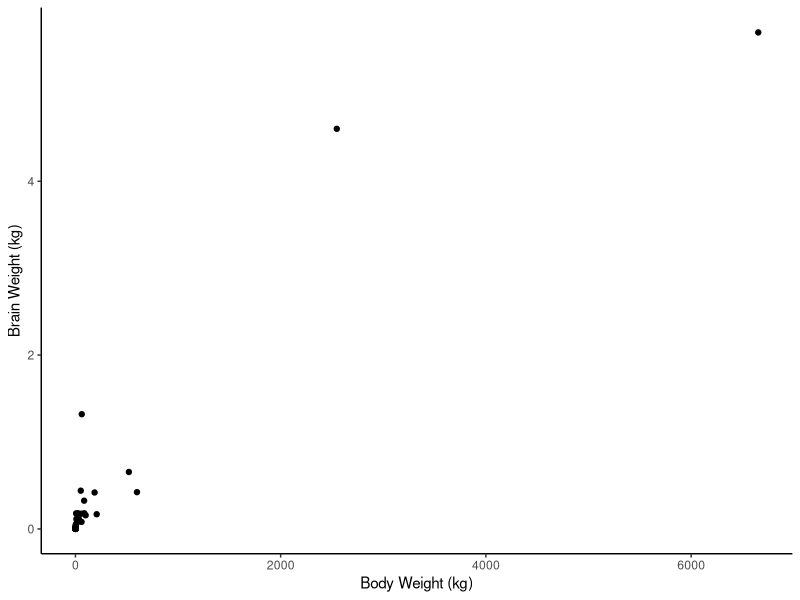
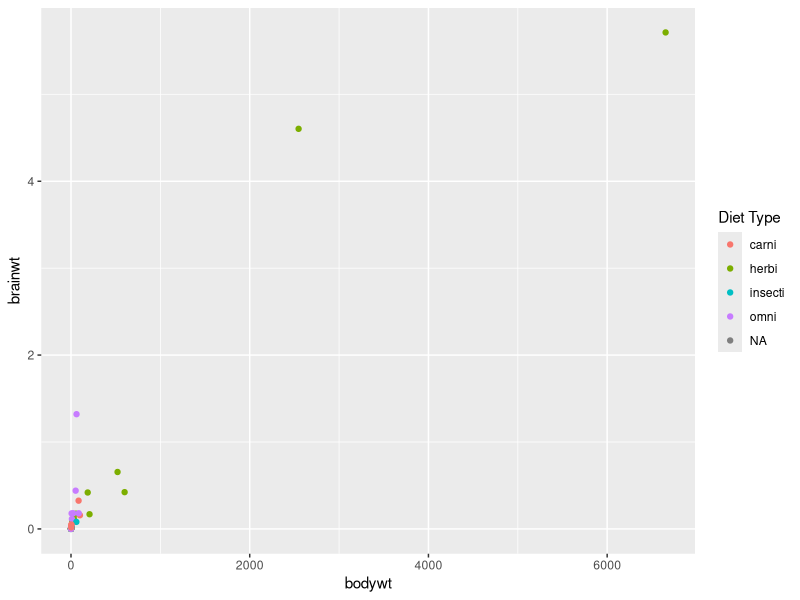
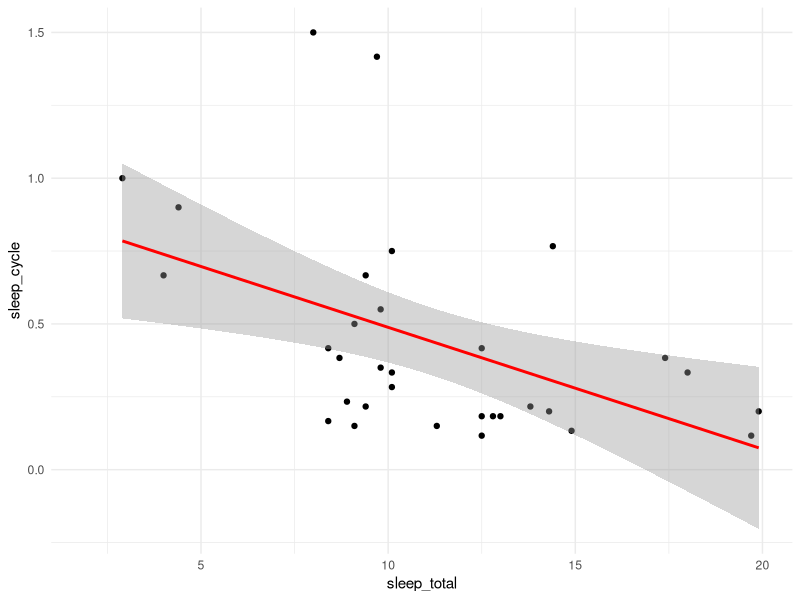
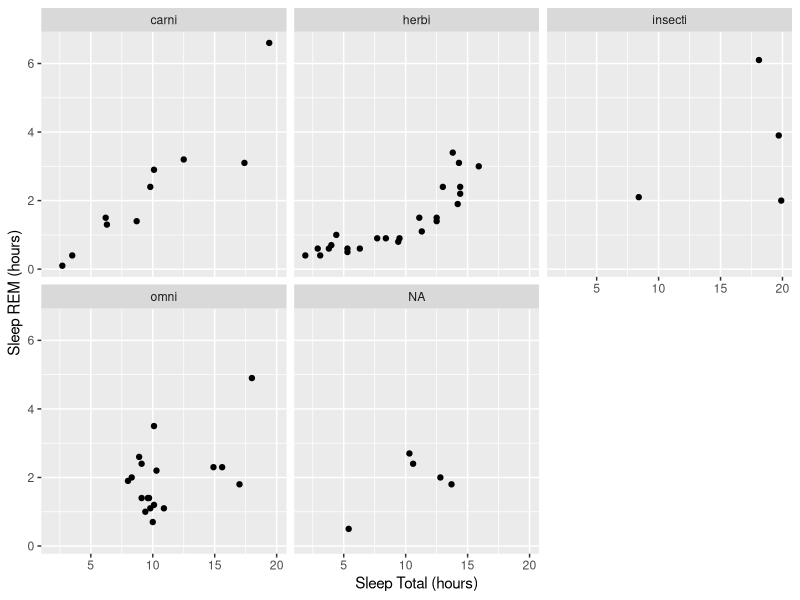
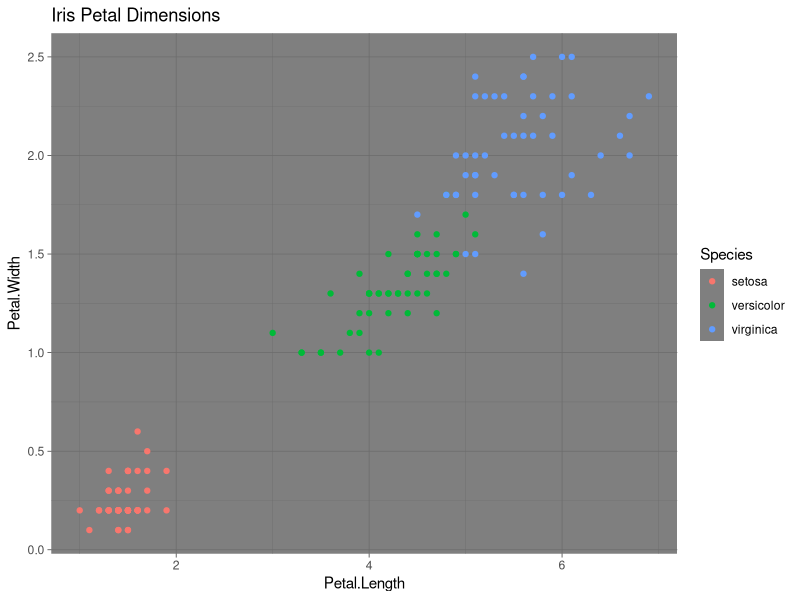
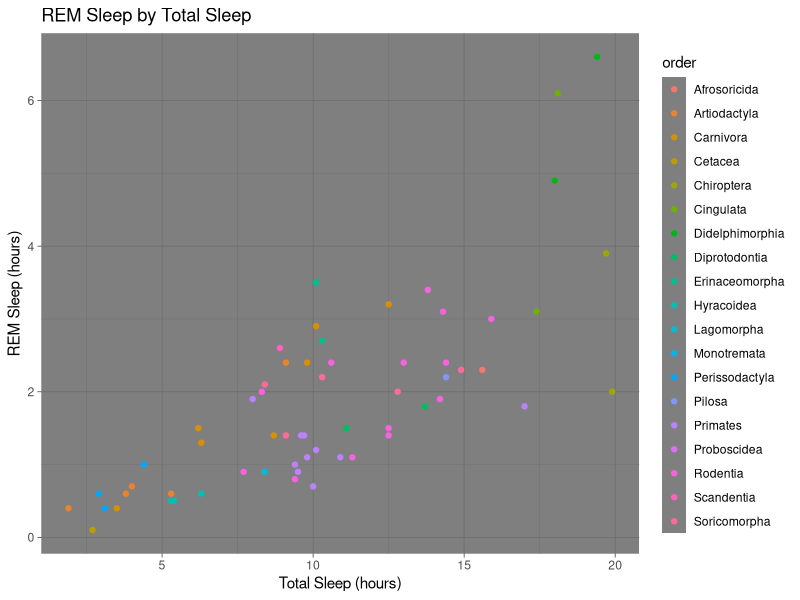

Write the R code that produced these figures, in order.
## ---- chunk 1
library(ggplot2)
## ---- chunk 2
data(msleep)
## ---- chunk 3
ggplot(msleep, aes(x = bodywt, y = brainwt))+
  geom_point()+
  labs(x = "Body Weight (kg)", y = "Brain Weight (kg)")+
  theme_classic()
## ---- chunk 4
ggplot(msleep, aes(x = bodywt, y = brainwt, color = vore))+
  geom_point()+
  labs(color = "Diet Type")
## ---- chunk 5
ggplot(msleep, aes(x = sleep_total, y = sleep_cycle))+
  geom_point()+
  geom_smooth(method = "lm", color = "red")+
  theme_minimal()
## ---- chunk 6
ggplot(msleep, aes(x = sleep_total, y = sleep_rem))+
  geom_point()+
  labs(x = "Sleep Total (hours)", y = "Sleep REM (hours)")+
  facet_wrap(~vore)
## ---- chunk 7
data(iris)
## ---- chunk 8
ggplot(iris, aes(x = Petal.Length, y = Petal.Width, color = Species))+
  geom_point()+
  ggtitle("Iris Petal Dimensions")+
  theme_dark()
## ---- chunk 9
ggplot(msleep, aes(x = sleep_total, y = sleep_rem, group = order, color = order))+
  geom_point()+
  theme_dark()+
  labs(x = "Total Sleep (hours)", y = "REM Sleep (hours)")+
  ggtitle("REM Sleep by Total Sleep")
